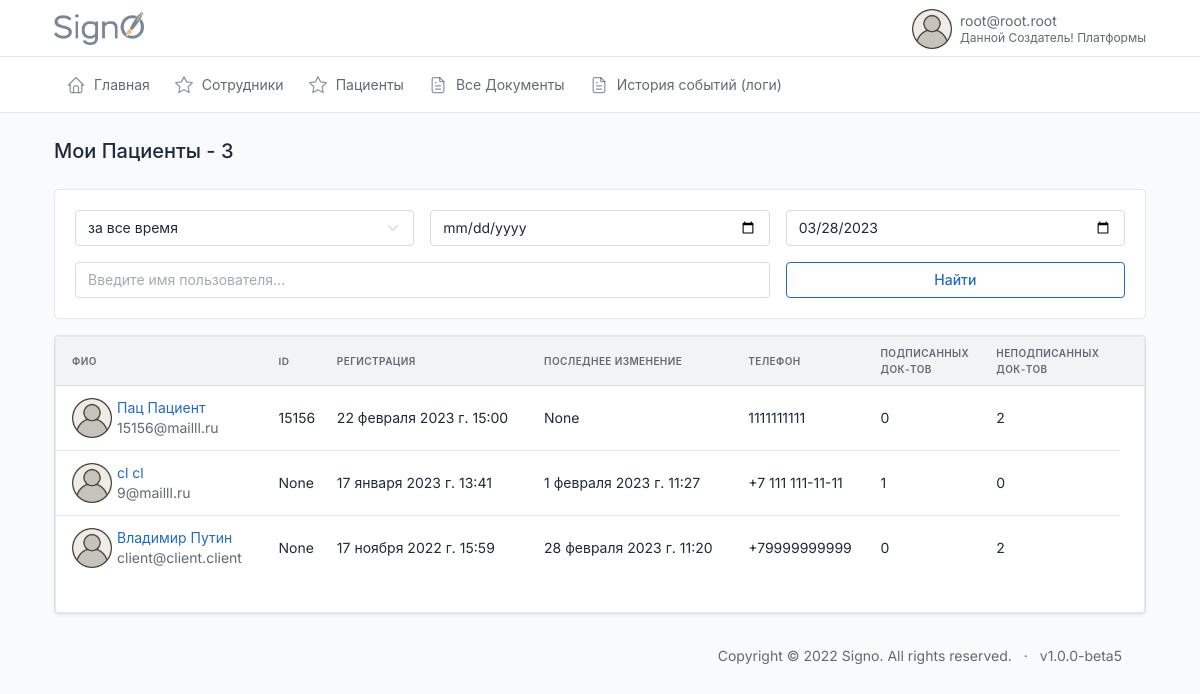
Page /myclients/ (signed in) on the earlier database version.
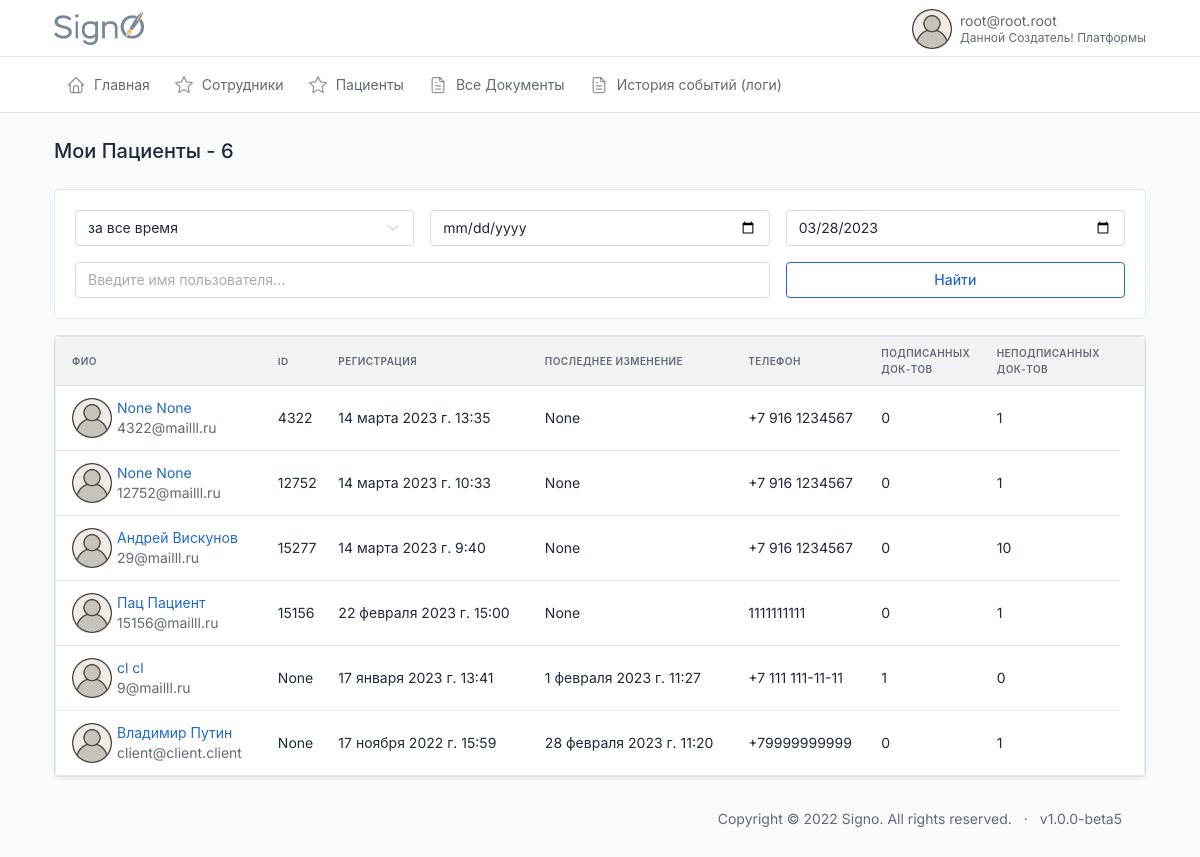
Same page on the later database version.
### users/models.py (models this page shows, shortened)
class CustomUser(AbstractBaseUser, PermissionsMixin):
    email = models.EmailField(max_length=254, unique=True, verbose_name='Электронная почта')
    first_name = models.CharField(u"Имя", max_length=100, blank=True, null=True)
    last_name = models.CharField(u"Фамилия", max_length=100, blank=True, null=True)
    patronymic = models.CharField(u"Отчество", max_length=100, blank=True, null=True)
    pasport_series = models.CharField(max_length=12, blank=True, verbose_name='Серия паспорта')
    pasport_number = models.CharField(max_length=12, blank=True, verbose_name='Номер паспорта')
    addres = models.CharField(max_length=240, blank=True, verbose_name='Адрес пользователя')
    user_profile_id = models.IntegerField(blank=True, verbose_name='ID пользователя', null=True)
    phone = models.CharField(max_length=24, verbose_name='Телефон')
    uniq_id = models.CharField(unique=True, max_length=12, blank=True, null=True, verbose_name='Уникальный ID')
    photo = models.ImageField(
        upload_to='users/%Y/%m/%d/',
        blank=True,
        default='../static/images/default_avatar.png',
        verbose_name='Аватар')
    is_active = models.BooleanField(default=True, verbose_name='Активирован')
    is_admin = models.BooleanField(default=False, verbose_name='Администратор')
    is_staff = models.BooleanField(_('staff status'), default=False)
    is_superuser = models.BooleanField(_('super user'), default=False)
    date_joined = models.DateTimeField(u'date joined', blank=True, null=True, default=timezone.now)
    last_login = models.DateTimeField(u'last login', blank=True, null=True)
    groups = models.ManyToManyField(Group, blank=True, null=True, verbose_name='Группы', related_name='groups')
    user_permissions = models.ManyToManyField(Permission, blank=True, null=True, verbose_name='Разрешения', related_name='user_permissions')
    date_of_birthday = models.DateField(blank=True, null=True, verbose_name='Дата Рождения')
    ADMINISTRATOR = 'AD'
    DOCTOR = 'DO'
    CLIENT = 'CL'
    DIRECTOR = 'DI'
    TYPE_ROLE = [
        (ADMINISTRATOR, 'Администратор'),
        (DOCTOR, 'Врач'),
        (CLIENT, 'Клиент'),
        (DIRECTOR, 'Руководитель')
    ]
    type = models.CharField(max_length=6, choices=TYPE_ROLE, default=CLIENT, verbose_name='Тип пользователя')
    ban = models.BooleanField(default=False, verbose_name='Уволен')
    ban_date = models.DateTimeField(verbose_name='дата увольнения', blank=True, null=True)
    ecp = models.BooleanField(default=False, verbose_name='Наличие ЭЦП')
    USERNAME_FIELD = 'email'
    REQUIRED_FIELDS = []
    objects = CustomUserManager()
    class Meta:
        verbose_name='Пользователь'
        verbose_name_plural='Пользователи'

### index/views.py (the view)
# urls.py: path('myclients/', myclients, name='myclients'),
def myclients(request):
    all_users = CustomUser.objects.filter(
            Q(recipient__sender=request.user) | Q(recipient__founder=request.user))
    all_users = annotate_users_with_number_of_signed_docs(
                                            all_users,
                                            'recipient__recipient_status')
    users = search_users(request, all_users)
    context = {
        'title': f'Мои Пациенты - {all_users.count()}',
        'users': users,
    }
    return render(request, 'index/myclients.html', context=context)

### users/services.py (called while the page is built, shortened)
def search_users(request, all_users):
    search_name = request.GET.get('search')
    period = request.GET.get('period')
    user_type = request.GET.get('user_type')
    if period:
        start_date, end_date = get_dates(period, all_users)
        all_users = all_users.filter(date_joined__range=[start_date, end_date])
    if user_type:
        all_users = all_users.filter(type=user_type)
    sort_filter = request.GET.get('sort')
    if sort_filter:
        all_users = all_users.order_by(sort_filter)
    else:
        all_users = all_users.order_by('-date_joined')
    return all_users

def annotate_users_with_number_of_signed_docs(all_users, user_type):
    dict_true = {user_type:True}
    dict_false = {user_type:False}
    all_users = all_users.annotate(
                signed_docs=Count(Case(
                    When(**dict_true, then=1),
                    output_field=models.IntegerField(),
                    distinct=True
            ))) \
            .annotate(
                not_signed_docs=Count(Case(
                    When(**dict_false, then=1),
                    output_field=models.IntegerField(),
                    distinct=True
            )))
    return all_users

### index/templates/index/myclients.html
{%extends 'index.html'%}
{%block content%}
{% include 'common/_info_box_users.html' %}
<div class="col-12">
                <div class="card">
                  {% include 'common/_clients_table.html' %}
                </div>
              </div>
{%endblock%}

### templates/header.html (shortened to what this page needs)
<!doctype html>{%load static%}
<html lang="en">
<head>
  <link href="{% static 'dist/css/tabler.min.css' %}" rel="stylesheet" />
  <link href="{% static 'dist/css/tabler-flags.min.css' %}" rel="stylesheet" />
  <link href="{% static 'dist/css/tabler-payments.min.css'%}" rel="stylesheet" />
  <link href="{% static 'dist/css/tabler-vendors.min.css' %}" rel="stylesheet" />
  <link href="{% static 'dist/css/demo.min.css'%}" rel="stylesheet" />
  <link href="{% static 'css/style.css'%}" rel="stylesheet" />
  <link rel='stylesheet' href='https://cdn-uicons.flaticon.com/uicons-regular-rounded/css/uicons-regular-rounded.css'>
</head>
<body>
  <div class="wrapper">
    <header class="navbar navbar-expand-md navbar-light d-print-none">
      <div class="container-xl">
        <h1 class="navbar-brand navbar-brand-autodark d-none-navbar-horizontal pe-0 pe-md-3"
          style="display:flex; justify-content:space-between">
          <a href="{%url 'index'%}">
            <img width=90px height=33px src="/static/images/signo_logo.png">
          </a>
        </h1>
        <div class="navbar-nav flex-row order-md-last">
          <div class="nav-item dropdown">
            <a href="#" class="nav-link d-flex lh-1 text-reset p-0" data-bs-toggle="dropdown"
              aria-label="Open user menu">
              <img width=40px height=40px src="{{request.user.photo.url}}">
              <div class="d-none d-xl-block ps-2">
                <div>{{request.user.email}}</div>
                <div class="mt-1 small text-muted">
                  {{request.user.last_name}} {{request.user.first_name}} {{request.user.patronymic}}
                </div>
              </div>
            </a>
          </div>
        </div>
      </div>
    </header>
    <div class="navbar-expand-md">
      <div class="collapse navbar-collapse" id="navbar-menu">
        <div class="navbar navbar-light">
          <div class="container-xl">
            <ul class="navbar-nav">
              {%if request.user.type == 'DI'%}
              {% include 'menu/director.html' %}
              {%endif%}
            </ul>
          </div>
        </div>
      </div>
    </div>
    <div class="page-wrapper">
      <div class="container-xl">
        <div class="page-header d-print-none">
          <div class="row align-items-center">
            <div class="col">
              <h2 class="page-title">
                {%block title%}{{title}}{%endblock%}
              </h2>
            </div>
          </div>
        </div>
      </div>
      <div class="page-body">
        <div class="container-xl">

### templates/common/_clients_table.html (shortened to what this page needs)
{% load static %}
{% load extra_tags %}
<div class="col-12">
    <div class="card">
      <div class="table-responsive">
        <table class="table table-vcenter card-table">
          <thead>
            <tr>
              <th id="th-last_name" class='sortable-table-header' onclick="filterByField('last_name')">ФИО</th>
              <th id="th-id" class='sortable-table-header' onclick="filterByField('id')">ID
              </th>
              <th id="th-date_joined" class='sortable-table-header' onclick="filterByField('date_joined')">Регистрация</th>
              <th id="th-last_login" class='sortable-table-header' onclick="filterByField('last_login')">Последнее изменение</th>
              {% if request.user.type != 'DO' %}
                <th>Телефон</th>
              {% endif %}
              <th id="th-signed_docs" class='sortable-table-header' onclick="filterByField('signed_docs')">Подписанных<br> док-тов</th>
              <th id="th-not_signed_docs" class='sortable-table-header' onclick="filterByField('not_signed_docs')">Неподписанных<br> док-тов</th>
              <th class="w-1"></th>
            </tr>
          </thead>
          <tbody class="lazy-loading-users">
          {% for user in users %}
          <tr class="lazy-row-users">
              <td>
                <div class="d-flex py-1 align-items-center">
                  {% if user.photo %}
                    <img width=40px height=40px src="{{user.photo.url}}" style="margin-right:5px">
                  {% endif %}
                <div class="flex-fill">
                      {% if request.user.type != 'DO' %}
                        <a href="{%url 'user' user.id%}"><div class="font-weight-medium">{{user.first_name}} {{user.last_name}}</div></a>
                      {% else %}
                        <div class="font-weight-medium">{{user.first_name}} {{user.last_name}}</div>
                      {% endif %}
                    <div class="text-muted">{{user.email}}</div>
                  </div>
                </div>
              </td>
              <td>
                <div>{{ user.uniq_id }}</div>
              </td>
              <td>
                <div>{{ user.date_joined }}</div>
              </td>
              <td>
                <div>{{ user.last_login }}</div>
              </td>
              {% if request.user.type != 'DO' %}
              <td>
                <div>{{ user.phone }}</div>
              </td>
              {% endif %}
              <td>
                <div>{{ user.signed_docs }}</div>
              </td>
              <td>
                <div>{{ user.not_signed_docs }}</div>
              </td>
            </tr>
          {% endfor %}
          </tbody>
        </table>
      </div>
    </div>
  </div>

Differences in the rows shown:
added CustomUser: photo (placeholder picture), first_name "None", last_name "None", email "4322@mailll.ru", uniq_id "4322", date_joined "14 марта 2023 г. 13:35", last_login "None", phone "+7 916 1234567", signed_docs "0", not_signed_docs "1"
added CustomUser: photo (placeholder picture), first_name "None", last_name "None", email "12752@mailll.ru", uniq_id "12752", date_joined "14 марта 2023 г. 10:33", last_login "None", phone "+7 916 1234567", signed_docs "0", not_signed_docs "1"
added CustomUser: photo (placeholder picture), first_name "Андрей", last_name "Вискунов", email "29@mailll.ru", uniq_id "15277", date_joined "14 марта 2023 г. 9:40", last_login "None", phone "+7 916 1234567", signed_docs "0", not_signed_docs "10"
computed for CustomUser "Пац": not_signed_docs "2" → "1"
computed for CustomUser "Владимир": not_signed_docs "2" → "1"
Other differences:
{{ title }}: "Мои Пациенты - 3" → "Мои Пациенты - 6"
